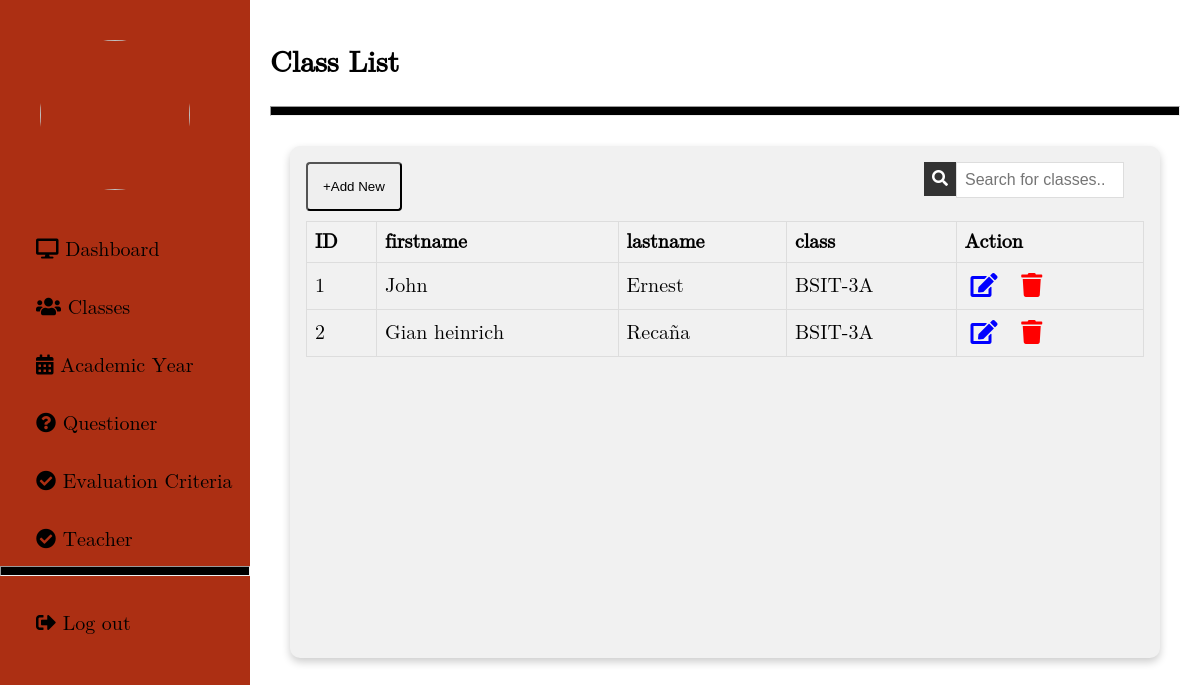
The page /admin/ManageStudents.php on the database its author committed.
### tables this page shows
CREATE TABLE `students` (
  `id` int(11) NOT NULL,
  `school_id` varchar(255) NOT NULL,
  `password` varchar(255) NOT NULL,
  `firstname` varchar(50) NOT NULL,
  `lastname` varchar(50) NOT NULL,
  `class` varchar(50) NOT NULL,
  `email` varchar(255) NOT NULL
);

### admin/ManageStudents.php (the view, shortened to what this page needs)
<!DOCTYPE html>
<html lang="en">
<head>
    <link rel="stylesheet" href="../Css/admin.css">
    <link rel="stylesheet" href="https://cdnjs.cloudflare.com/ajax/libs/font-awesome/5.12.1/css/all.min.css">
    <link rel="stylesheet" href="https://unicons.iconscout.com/release/v4.0.0/css/line.css" />
    <link rel="stylesheet" href="https://cdnjs.cloudflare.com/ajax/libs/font-awesome/4.7.0/css/font-awesome.min.css">
</head>
<body>
    <?php include 'sidebar.php'; ?>
    <div class="main content">
         <h2>Class List</h2>
         <hr>
        <div class="row3">
            <div class="column3">
                <div class="card3">
                    <button class="btn" onclick="document.getElementById('addStudentModal').style.display='block'">+Add New</button>
                    <div class="search-container">
                        <input type="text" id="searchInput" onkeyup="searchTable()" placeholder="Search for classes..">
                        <button onclick="searchTable()"><i class="fas fa-search"></i></button>
                    </div>
                    <table>
                        <tr>
                            <th>ID</th>
                            <th>firstname</th>
                            <th>lastname</th>
                            <th>class</th>
                            <th>Action</th>
                        </tr>
                        <?php
                        $servername = "localhost";
                        $username = "root";
                        $password = "";
                        $dbname = "faculty_db";
                        $conn = new mysqli($servername, $username, $password, $dbname);
                        $sql = "SELECT id, firstname, lastname, class FROM students";
                        $result = $conn->query($sql);
                        if ($result->num_rows > 0) {
                            while($row = $result->fetch_assoc()) {
                                echo "<tr>
                                    <td>" . $row["id"]. "</td>
                                    <td>" . $row["firstname"]. "</td>
                                    <td>" . $row["lastname"]. "</td>
                                    <td>" . $row["class"]. "</td>
                                    <td>
                                        <button class='icon-btn'><i class='fas fa-edit'></i></button>
                                        <button class='icon-btn'><i class='fas fa-trash'></i></button>
                                    </td>
                                </tr>";
                            }
                        } else {
                            echo "<tr><td colspan='5'>No students found</td></tr>";
                        }
                        ?>
                    </table>
                </div>
            </div>
        </div>
    </div>
</body>
</html>

### Css/admin.css (style rules this page uses)
body { font-family: math; margin: 0; padding: 0; box-sizing: border-box; }
.main { margin-left: 250px; font-size: 20px; padding: 20px; transition: margin-left 0.3s; }
hr { background-color: black; height: 8px; }
.btn { border-radius: 4px; float: left; padding: 15px; margin-bottom: 10px; }
.search-container { margin-bottom: 10px; }
.search-container input[type='text'] { padding: 8px; font-size: 16px; border: 1px solid #ddd; width: 150px; float: right; margin-right: 20px; }
.search-container button { padding: 8px; font-size: 16px; background-color: #333; color: #fff; border: none; cursor: pointer; float: right; }
.column3 { float: left; width: 200%; padding: 20px; box-sizing: border-box; }
.row3 { display: flex; flex-wrap: wrap; }
.card3 { box-shadow: 0 4px 8px 0 rgba(0, 0, 0, 0.2); height: 60vh; padding: 16px; text-align: center; background-color: #f1f1f1; border-radius: 10px; }
.content { width: auto; height: 140vh; display: block; background-color: #fff; bottom: 0; }

### admin/ManageStudents.php (style rules this page uses)
.card3 table { width: 100%; border-collapse: collapse; margin-top: 10px; }
.card3 th, .card3 td { border: 1px solid #ddd; padding: 8px; text-align: left; }
.card3 th { background-color: #f2f2f2; }
.icon-btn { background: none; border: none; cursor: pointer; font-size: 1.2em; margin-right: 5px; }
.icon-btn .fa-edit { color: blue; }
.icon-btn .fa-trash { color: red; }

### rows shown on the page
students: id "1", firstname "John", lastname "Ernest", class "BSIT-3A"
students: id "2", firstname "Gian heinrich", lastname "Recaña", class "BSIT-3A"
